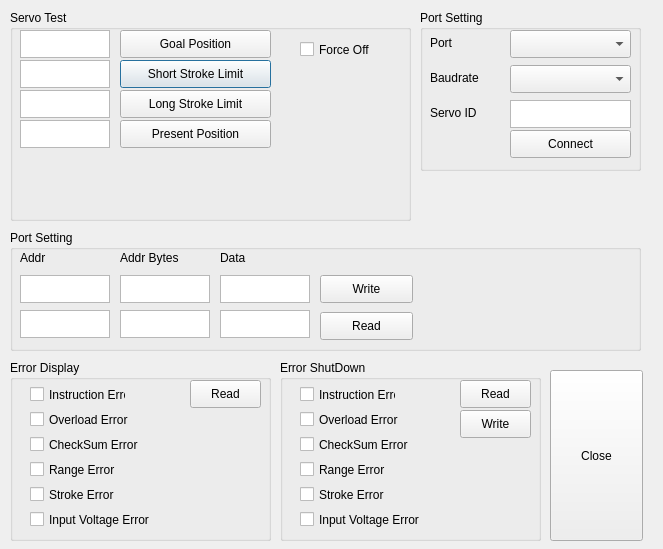
<?xml version="1.0" encoding="UTF-8"?>
<ui version="4.0">
 <class>Dialog</class>
 <widget class="QDialog" name="Dialog">
  <property name="geometry">
   <rect>
    <x>0</x>
    <y>0</y>
    <width>663</width>
    <height>549</height>
   </rect>
  </property>
  <property name="windowTitle">
   <string>Dialog</string>
  </property>
  <widget class="QCheckBox" name="checkBox">
   <property name="geometry">
    <rect>
     <x>300</x>
     <y>40</y>
     <width>96</width>
     <height>19</height>
    </rect>
   </property>
   <property name="text">
    <string>Force Off</string>
   </property>
  </widget>
  <widget class="QGroupBox" name="groupBox">
   <property name="geometry">
    <rect>
     <x>10</x>
     <y>10</y>
     <width>401</width>
     <height>211</height>
    </rect>
   </property>
   <property name="title">
    <string>Servo Test</string>
   </property>
   <widget class="QTextEdit" name="txtPresentPosition">
    <property name="geometry">
     <rect>
      <x>10</x>
      <y>110</y>
      <width>90</width>
      <height>28</height>
     </rect>
    </property>
    <property name="readOnly">
     <bool>true</bool>
    </property>
   </widget>
   <widget class="QPushButton" name="SStrokieLimit">
    <property name="geometry">
     <rect>
      <x>110</x>
      <y>50</y>
      <width>151</width>
      <height>28</height>
     </rect>
    </property>
    <property name="text">
     <string>Short Stroke Limit</string>
    </property>
   </widget>
   <widget class="QPushButton" name="PresentPosition">
    <property name="geometry">
     <rect>
      <x>110</x>
      <y>110</y>
      <width>151</width>
      <height>28</height>
     </rect>
    </property>
    <property name="text">
     <string>Present Position</string>
    </property>
   </widget>
   <widget class="QTextEdit" name="txtGoalPosition">
    <property name="geometry">
     <rect>
      <x>10</x>
      <y>20</y>
      <width>90</width>
      <height>28</height>
     </rect>
    </property>
   </widget>
   <widget class="QPushButton" name="LStrokeLimit">
    <property name="geometry">
     <rect>
      <x>110</x>
      <y>80</y>
      <width>151</width>
      <height>28</height>
     </rect>
    </property>
    <property name="text">
     <string>Long Stroke Limit</string>
    </property>
   </widget>
   <widget class="QTextEdit" name="txtSStrokeLimit">
    <property name="geometry">
     <rect>
      <x>10</x>
      <y>50</y>
      <width>90</width>
      <height>28</height>
     </rect>
    </property>
   </widget>
   <widget class="QPushButton" name="GoalPosition">
    <property name="geometry">
     <rect>
      <x>110</x>
      <y>20</y>
      <width>151</width>
      <height>28</height>
     </rect>
    </property>
    <property name="text">
     <string>Goal Position</string>
    </property>
   </widget>
   <widget class="QTextEdit" name="txtLStrokeLimit">
    <property name="geometry">
     <rect>
      <x>10</x>
      <y>80</y>
      <width>90</width>
      <height>28</height>
     </rect>
    </property>
   </widget>  
  </widget>
  <widget class="QGroupBox" name="groupBox_2">
   <property name="geometry">
    <rect>
     <x>420</x>
     <y>10</y>
     <width>221</width>
     <height>161</height>
    </rect>
   </property>
   <property name="title">
    <string>Port Setting</string>
   </property>
   <widget class="QLabel" name="label">
    <property name="geometry">
     <rect>
      <x>10</x>
      <y>25</y>
      <width>64</width>
      <height>15</height>
     </rect>
    </property>
    <property name="text">
     <string>Port</string>
    </property>
   </widget>
   <widget class="QLabel" name="label_2">
    <property name="geometry">
     <rect>
      <x>10</x>
      <y>60</y>
      <width>64</width>
      <height>15</height>
     </rect>
    </property>
    <property name="text">
     <string>Baudrate</string>
    </property>
   </widget>
   <widget class="QLabel" name="label_3">
    <property name="geometry">
     <rect>
      <x>10</x>
      <y>95</y>
      <width>64</width>
      <height>15</height>
     </rect>
    </property>
    <property name="text">
     <string>Servo ID</string>
    </property>
   </widget>
   <widget class="QComboBox" name="Port">
    <property name="geometry">
     <rect>
      <x>90</x>
      <y>20</y>
      <width>121</width>
      <height>28</height>
     </rect>
    </property>
   </widget>
   <widget class="QComboBox" name="Baudrate">
    <property name="geometry">
     <rect>
      <x>90</x>
      <y>55</y>
      <width>121</width>
      <height>28</height>
     </rect>
    </property>
   </widget>
   <widget class="QTextEdit" name="ServoID">
    <property name="geometry">
     <rect>
      <x>90</x>
      <y>90</y>
      <width>121</width>
      <height>28</height>
     </rect>
    </property>
   </widget>
   <widget class="QPushButton" name="Connect">
    <property name="geometry">
     <rect>
      <x>90</x>
      <y>120</y>
      <width>121</width>
      <height>28</height>
     </rect>
    </property>
    <property name="text">
     <string>Connect</string>
    </property>
   </widget>
  </widget>
  <widget class="QGroupBox" name="group2">
   <property name="geometry">
    <rect>
     <x>10</x>
     <y>230</y>
     <width>631</width>
     <height>121</height>
    </rect>
   </property>
   <property name="title">
    <string>Port Setting</string>
   </property>
   <widget class="QTextEdit" name="writeAddr">
    <property name="geometry">
     <rect>
      <x>10</x>
      <y>45</y>
      <width>90</width>
      <height>28</height>
     </rect>
    </property>
   </widget>
   <widget class="QTextEdit" name="writeAddrBytes">
    <property name="geometry">
     <rect>
      <x>110</x>
      <y>45</y>
      <width>90</width>
      <height>28</height>
     </rect>
    </property>
   </widget>
   <widget class="QTextEdit" name="writeData">
    <property name="geometry">
     <rect>
      <x>210</x>
      <y>45</y>
      <width>90</width>
      <height>28</height>
     </rect>
    </property>
   </widget>
   <widget class="QTextEdit" name="readAddr">
    <property name="geometry">
     <rect>
      <x>10</x>
      <y>80</y>
      <width>90</width>
      <height>28</height>
     </rect>
    </property>
   </widget>
   <widget class="QTextEdit" name="readAddrBytes">
    <property name="geometry">
     <rect>
      <x>110</x>
      <y>80</y>
      <width>90</width>
      <height>28</height>
     </rect>
    </property>
   </widget>
   <widget class="QTextEdit" name="ReadData">
    <property name="geometry">
     <rect>
      <x>210</x>
      <y>80</y>
      <width>90</width>
      <height>28</height>
     </rect>
    </property>
    <property name="readOnly">
     <bool>false</bool>
    </property>
   </widget>
   <widget class="QLabel" name="label_4">
    <property name="geometry">
     <rect>
      <x>10</x>
      <y>20</y>
      <width>91</width>
      <height>16</height>
     </rect>
    </property>
    <property name="text">
     <string>Addr</string>
    </property>
    <property name="alignment">
     <set>Qt::AlignLeading|Qt::AlignLeft|Qt::AlignVCenter</set>
    </property>
   </widget>
   <widget class="QLabel" name="label_5">
    <property name="geometry">
     <rect>
      <x>110</x>
      <y>20</y>
      <width>91</width>
      <height>16</height>
     </rect>
    </property>
    <property name="text">
     <string>Addr Bytes</string>
    </property>
    <property name="alignment">
     <set>Qt::AlignLeading|Qt::AlignLeft|Qt::AlignVCenter</set>
    </property>
   </widget>
   <widget class="QLabel" name="label_6">
    <property name="geometry">
     <rect>
      <x>210</x>
      <y>20</y>
      <width>91</width>
      <height>16</height>
     </rect>
    </property>
    <property name="text">
     <string>Data</string>
    </property>
    <property name="alignment">
     <set>Qt::AlignLeading|Qt::AlignLeft|Qt::AlignVCenter</set>
    </property>
   </widget>
   <widget class="QPushButton" name="Write">
    <property name="geometry">
     <rect>
      <x>310</x>
      <y>45</y>
      <width>93</width>
      <height>28</height>
     </rect>
    </property>
    <property name="text">
     <string>Write</string>
    </property>
   </widget>
   <widget class="QPushButton" name="Read">
    <property name="geometry">
     <rect>
      <x>310</x>
      <y>82</y>
      <width>93</width>
      <height>28</height>
     </rect>
    </property>
    <property name="text">
     <string>Read</string>
    </property>
   </widget>
  </widget>
  <widget class="QGroupBox" name="groupBox_4">
   <property name="geometry">
    <rect>
     <x>10</x>
     <y>360</y>
     <width>261</width>
     <height>181</height>
    </rect>
   </property>
   <property name="title">
    <string>Error Display</string>
   </property>
   <widget class="QCheckBox" name="InsError">
    <property name="geometry">
     <rect>
      <x>20</x>
      <y>25</y>
      <width>96</width>
      <height>19</height>
     </rect>
    </property>
    <property name="text">
     <string>Instruction Error</string>
    </property>
   </widget>
   <widget class="QCheckBox" name="OverloadError">
    <property name="geometry">
     <rect>
      <x>20</x>
      <y>50</y>
      <width>150</width>
      <height>19</height>
     </rect>
    </property>
    <property name="text">
     <string>Overload Error</string>
    </property>
   </widget>
   <widget class="QCheckBox" name="ChecksumError">
    <property name="geometry">
     <rect>
      <x>20</x>
      <y>75</y>
      <width>150</width>
      <height>19</height>
     </rect>
    </property>
    <property name="text">
     <string>CheckSum Error</string>
    </property>
   </widget>
   <widget class="QCheckBox" name="RangeError">
    <property name="geometry">
     <rect>
      <x>20</x>
      <y>100</y>
      <width>150</width>
      <height>19</height>
     </rect>
    </property>
    <property name="text">
     <string>Range Error</string>
    </property>
   </widget>
   <widget class="QCheckBox" name="StrokeError">
    <property name="geometry">
     <rect>
      <x>20</x>
      <y>125</y>
      <width>150</width>
      <height>19</height>
     </rect>
    </property>
    <property name="text">
     <string>Stroke Error</string>
    </property>
   </widget>
   <widget class="QCheckBox" name="VoltageError">
    <property name="geometry">
     <rect>
      <x>20</x>
      <y>150</y>
      <width>150</width>
      <height>19</height>
     </rect>
    </property>
    <property name="text">
     <string>Input Voltage Error</string>
    </property>
   </widget>
   <widget class="QPushButton" name="ErrorRead">
    <property name="geometry">
     <rect>
      <x>180</x>
      <y>20</y>
      <width>71</width>
      <height>28</height>
     </rect>
    </property>
    <property name="text">
     <string>Read</string>
    </property>
   </widget>
  </widget>
  <widget class="QGroupBox" name="groupBox_5">
   <property name="geometry">
    <rect>
     <x>280</x>
     <y>360</y>
     <width>261</width>
     <height>181</height>
    </rect>
   </property>
   <property name="title">
    <string>Error ShutDown</string>
   </property>
   <widget class="QCheckBox" name="InsSD">
    <property name="geometry">
     <rect>
      <x>20</x>
      <y>25</y>
      <width>96</width>
      <height>19</height>
     </rect>
    </property>
    <property name="text">
     <string>Instruction Error</string>
    </property>
   </widget>
   <widget class="QCheckBox" name="OverloadSD">
    <property name="geometry">
     <rect>
      <x>20</x>
      <y>50</y>
      <width>150</width>
      <height>19</height>
     </rect>
    </property>
    <property name="text">
     <string>Overload Error</string>
    </property>
   </widget>
   <widget class="QCheckBox" name="CheckSumSD">
    <property name="geometry">
     <rect>
      <x>20</x>
      <y>75</y>
      <width>150</width>
      <height>19</height>
     </rect>
    </property>
    <property name="text">
     <string>CheckSum Error</string>
    </property>
   </widget>
   <widget class="QCheckBox" name="RangeSD">
    <property name="geometry">
     <rect>
      <x>20</x>
      <y>100</y>
      <width>150</width>
      <height>19</height>
     </rect>
    </property>
    <property name="text">
     <string>Range Error</string>
    </property>
   </widget>
   <widget class="QCheckBox" name="StrokeSD">
    <property name="geometry">
     <rect>
      <x>20</x>
      <y>125</y>
      <width>150</width>
      <height>19</height>
     </rect>
    </property>
    <property name="text">
     <string>Stroke Error</string>
    </property>
   </widget>
   <widget class="QCheckBox" name="VolatageSD">
    <property name="geometry">
     <rect>
      <x>20</x>
      <y>150</y>
      <width>150</width>
      <height>19</height>
     </rect>
    </property>
    <property name="text">
     <string>Input Voltage Error</string>
    </property>
   </widget>
   <widget class="QPushButton" name="SDRead">
    <property name="geometry">
     <rect>
      <x>180</x>
      <y>20</y>
      <width>71</width>
      <height>28</height>
     </rect>
    </property>
    <property name="text">
     <string>Read</string>
    </property>
   </widget>
   <widget class="QPushButton" name="SDWrite">
    <property name="geometry">
     <rect>
      <x>180</x>
      <y>50</y>
      <width>71</width>
      <height>28</height>
     </rect>
    </property>
    <property name="text">
     <string>Write</string>
    </property>
   </widget>
  </widget>
  <widget class="QPushButton" name="close">
   <property name="geometry">
    <rect>
     <x>550</x>
     <y>370</y>
     <width>93</width>
     <height>171</height>
    </rect>
   </property>
   <property name="text">
    <string>Close</string>
   </property>
  </widget>
  <zorder>groupBox</zorder>
  <zorder>checkBox</zorder>
  <zorder>groupBox_2</zorder>
  <zorder>group2</zorder>
  <zorder>groupBox_4</zorder>
  <zorder>groupBox_5</zorder>
  <zorder>close</zorder>
 </widget>
 <resources/>
 <connections/>
 <slots>
  <slot>Connect()</slot>
  <slot>SerialPort()</slot>
 </slots>
</ui>
